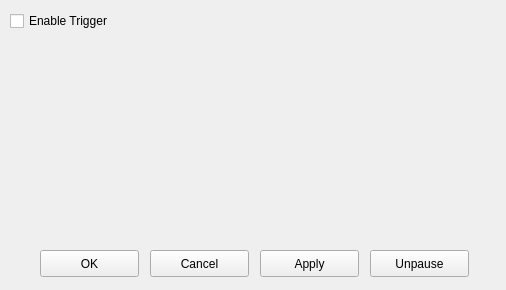
<?xml version="1.0" encoding="UTF-8"?>
<ui version="4.0">
 <class>TriggerSetting</class>
 <widget class="QWidget" name="TriggerSetting">
  <property name="geometry">
   <rect>
    <x>0</x>
    <y>0</y>
    <width>506</width>
    <height>290</height>
   </rect>
  </property>
  <property name="windowTitle">
   <string>Form</string>
  </property>
  <widget class="QCheckBox" name="rbEnableTrigger">
   <property name="geometry">
    <rect>
     <x>10</x>
     <y>10</y>
     <width>141</width>
     <height>22</height>
    </rect>
   </property>
   <property name="text">
    <string>Enable Trigger</string>
   </property>
  </widget>
  <widget class="QWidget" name="horizontalLayoutWidget">
   <property name="geometry">
    <rect>
     <x>10</x>
     <y>40</y>
     <width>481</width>
     <height>191</height>
    </rect>
   </property>
   <layout class="QHBoxLayout" name="horizontalLayout">
    <property name="sizeConstraint">
     <enum>QLayout::SetMinimumSize</enum>
    </property>
   </layout>
  </widget>
  <widget class="QPushButton" name="pbOk">
   <property name="geometry">
    <rect>
     <x>40</x>
     <y>250</y>
     <width>99</width>
     <height>27</height>
    </rect>
   </property>
   <property name="text">
    <string>OK</string>
   </property>
  </widget>
  <widget class="QPushButton" name="pbCancel">
   <property name="geometry">
    <rect>
     <x>150</x>
     <y>250</y>
     <width>99</width>
     <height>27</height>
    </rect>
   </property>
   <property name="text">
    <string>Cancel</string>
   </property>
  </widget>
  <widget class="QPushButton" name="pbApply">
   <property name="geometry">
    <rect>
     <x>260</x>
     <y>250</y>
     <width>99</width>
     <height>27</height>
    </rect>
   </property>
   <property name="text">
    <string>Apply</string>
   </property>
  </widget>
  <widget class="QPushButton" name="pbUnpause">
   <property name="geometry">
    <rect>
     <x>370</x>
     <y>250</y>
     <width>99</width>
     <height>27</height>
    </rect>
   </property>
   <property name="text">
    <string>Unpause</string>
   </property>
  </widget>
 </widget>
 <resources/>
 <connections/>
</ui>
